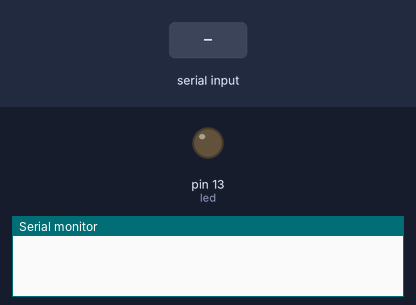
Recording of a sketch running on a simulated Arduino Uno, built with avr-gcc and run on an emulated ATmega328P. Parts: output pins drawn as LEDs (lit = HIGH), the last lines printed to the serial monitor. Inputs (shaded band) come from the test bench.

Above: at 1.2 s.
1.3 s: "1\n" received over the second serial link
At 2.3 s:
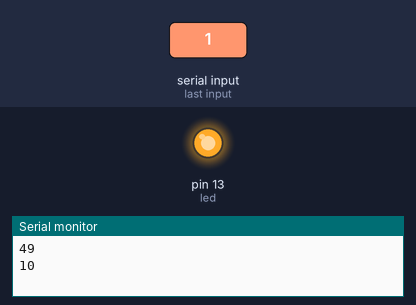
2.8 s: "0\n" received over the second serial link
At 3.5 s:
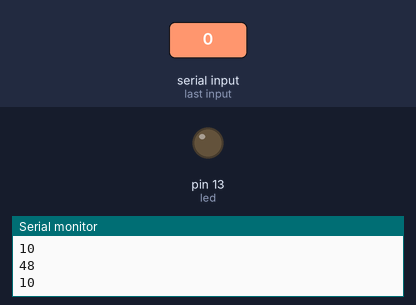
Timing chart, 0 to 5.8 s (numbered marks = the images above; inputs shaded):
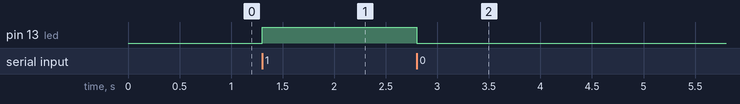

Measured:
- after the input at 1.3 s, pin 13 (led): LOW → HIGH at once
- after the input at 2.8 s, pin 13 (led): HIGH → LOW at once

The sketch:

Bluetooth_Module.ino
```cpp
#include <SoftwareSerial.h>

SoftwareSerial mySerial(10, 11);

int Incoming_Value = 0;
int led = 13;

void setup() {
  Serial.begin(9600);
  while (!Serial) {
    ;
  }
  pinMode(led, OUTPUT);
  mySerial.begin(9600);
}

void loop() {

  if (mySerial.available() > 0) {
    Incoming_Value = mySerial.read();
    Serial.print(Incoming_Value);
    Serial.print("\n");
    if (Incoming_Value == '1') {
      digitalWrite(led, HIGH);
    } else if (Incoming_Value == '0') {
      digitalWrite(led, LOW);
    }
  }
}
```
